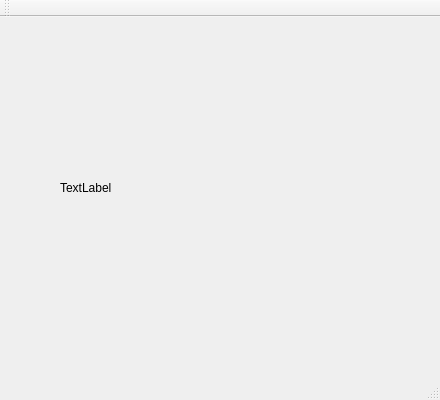
<?xml version="1.0" encoding="UTF-8"?>
<ui version="4.0">
 <class>imageClass</class>
 <widget class="QMainWindow" name="imageClass">
  <property name="geometry">
   <rect>
    <x>0</x>
    <y>0</y>
    <width>440</width>
    <height>400</height>
   </rect>
  </property>
  <property name="windowTitle">
   <string>image</string>
  </property>
  <widget class="QWidget" name="centralWidget">
   <widget class="QLabel" name="picLabel">
    <property name="geometry">
     <rect>
      <x>60</x>
      <y>20</y>
      <width>341</width>
      <height>301</height>
     </rect>
    </property>
    <property name="text">
     <string>TextLabel</string>
    </property>
   </widget>
  </widget>
  <widget class="QToolBar" name="mainToolBar">
   <attribute name="toolBarArea">
    <enum>TopToolBarArea</enum>
   </attribute>
   <attribute name="toolBarBreak">
    <bool>false</bool>
   </attribute>
  </widget>
  <widget class="QStatusBar" name="statusBar"/>
 </widget>
 <layoutdefault spacing="6" margin="11"/>
 <resources/>
 <connections/>
</ui>
